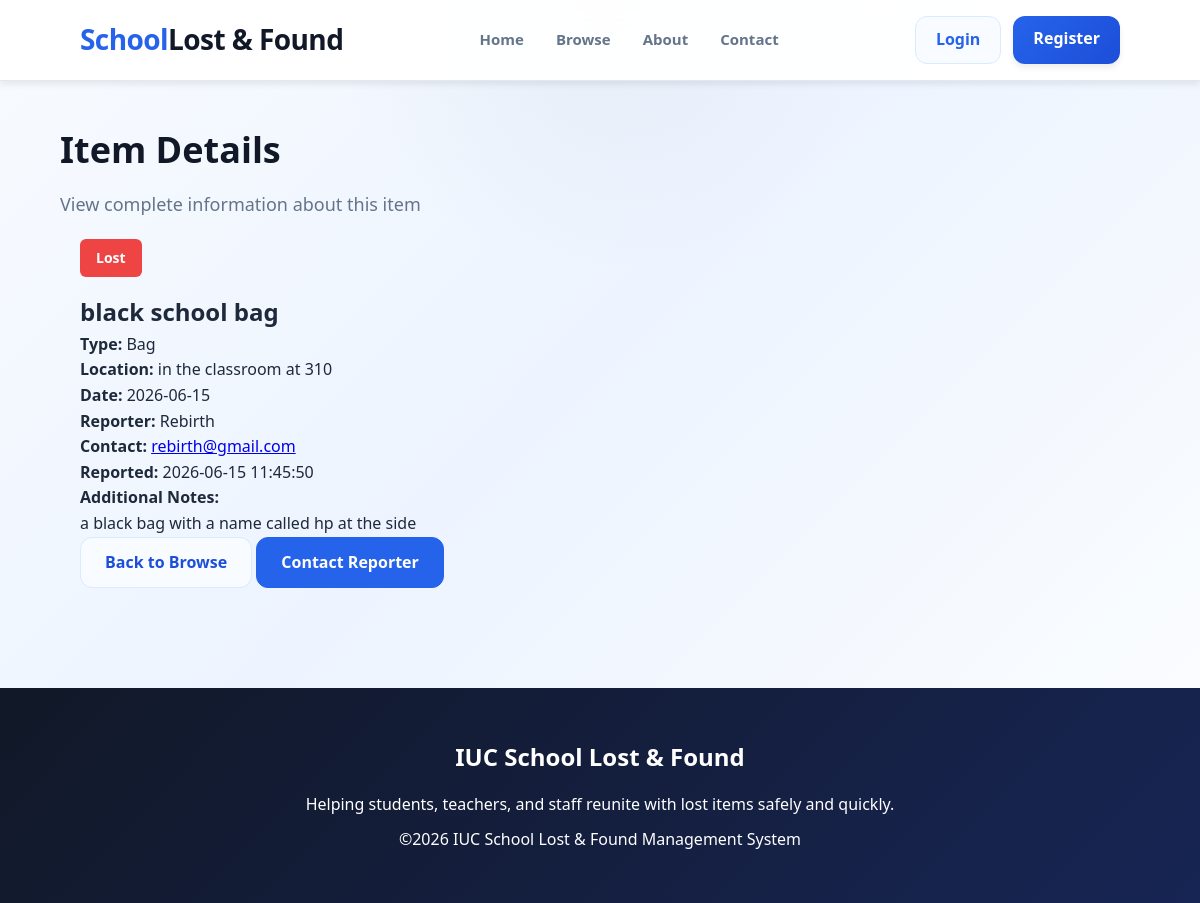
Page /item/1 on the committed database.
### tables this page shows
CREATE TABLE items (
        id INTEGER PRIMARY KEY AUTOINCREMENT,
        type TEXT NOT NULL,
        name TEXT NOT NULL,
        location TEXT NOT NULL,
        date TEXT NOT NULL,
        reporter TEXT,
        email TEXT,
        status TEXT NOT NULL,
        notes TEXT,
        created_at TEXT NOT NULL DEFAULT CURRENT_TIMESTAMP
    , user_id INTEGER, image TEXT);

### app.py (the view)
@app.route('/item/<int:item_id>')
def item_detail(item_id):
    conn = get_db_connection()
    item = conn.execute('SELECT * FROM items WHERE id = ?', (item_id,)).fetchone()
    conn.close()
    if item:
        return render_template('item-detail.html', item=item)
    else:
        flash('Item not found', 'error')
        return redirect(url_for('browse'))

### app.py (called while the page is built, shortened)
@app.context_processor
def inject_unread_messages():
    unread_messages = 0
    return dict(unread_messages=unread_messages)

def get_db_connection():
    conn = sqlite3.connect('database/lostfound.db')
    conn.row_factory = sqlite3.Row
    return conn

### templates/item-detail.html (shortened to what this page needs)
{% extends "base.html" %}
{% block content %}
<section class="container page-header">
    <h1>Item Details</h1>
    <p>View complete information about this item</p>
</section>
<section class="container detail-container">
    <div class="detail-card">
        <div class="detail-info">
            <span class="detail-badge" style="background: {{ '#ef4444' if item.status == 'Lost' else ('#10b981' if item.status == 'Found' else '#6b7280') }}; color: white; padding: 8px 16px; border-radius: 6px; display: inline-block; margin-bottom: 16px; font-size: 14px; font-weight: 600;">
                {{ item.status }}
            </span>
            <h2>{{ item.name }}</h2>
            <div class="detail-grid">
                <div class="detail-item">
                    <strong>Type:</strong>
                    <span>{{ item.type }}</span>
                </div>
                <div class="detail-item">
                    <strong>Location:</strong>
                    <span>{{ item.location }}</span>
                </div>
                <div class="detail-item">
                    <strong>Date:</strong>
                    <span>{{ item.date }}</span>
                </div>
                <div class="detail-item">
                    <strong>Reporter:</strong>
                    <span>{{ item.reporter }}</span>
                </div>
                {% if item.email %}
                <div class="detail-item">
                    <strong>Contact:</strong>
                    <span><a href="mailto:{{ item.email }}">{{ item.email }}</a></span>
                </div>
                {% endif %}
                <div class="detail-item">
                    <strong>Reported:</strong>
                    <span>{{ item.created_at }}</span>
                </div>
            </div>
            {% if item.notes %}
            <div class="detail-notes">
                <strong>Additional Notes:</strong>
                <p>{{ item.notes }}</p>
            </div>
            {% endif %}
            <div class="detail-actions">
                <a href="{{ url_for('browse') }}" class="btn-secondary">Back to Browse</a>
                {% if item.email %}
                <a href="mailto:{{ item.email }}" class="btn-primary">Contact Reporter</a>
                {% endif %}
            </div>
        </div>
    </div>
</section>
{% endblock %}

### static/css/style.css (style rules this page uses)
* { margin:0; padding:0; box-sizing:border-box; }
:root { --primary:#2563eb; --primary-deep:#1d4ed8; --primary-light:#3b82f6; --secondary:#10b981; --secondary-deep:#059669; --accent:#f59e0b; --danger:#ef4444; --navy:#111827; --surface:#ffffff; --surface-soft:#f8fbff; --surface-alt:#f1f5f9; --border:#e2e8f0; --border-light:#dbeafe; --text-primary:#1e293b; --text-secondary:#64748b; --text-muted:#94a3b8; --shadow-sm:0 1px 2px rgba(0,0,0,0.05); --shadow-md:0 4px 6px rgba(0,0,0,0.07); --shadow-lg:0 10px 15px rgba(0,0,0,0.1); --shadow-xl:0 20px 25px rgba(0,0,0,0.15); --radius-sm:8px; --radius-md:12px; --radius-lg:16px; --radius-xl:20px; }
body { font-family: 'Segoe UI', -apple-system, BlinkMacSystemFont, Arial, sans-serif; background: radial-gradient(circle at top, rgba(148,163,184,0.12), transparent 25%), linear-gradient(135deg, #f8fbff 0%, #edf4ff 45%, #fdfefe 100%); color:var(--text-primary); line-height:1.6; min-height:100vh; }
.container { width:90%; max-width:1200px; margin:auto; padding:0 20px; }
.primary-btn, .secondary-btn, .btn-primary, .btn-secondary { display:inline-flex; align-items:center; justify-content:center; border-radius:var(--radius-md); font-weight:600; transition:transform 0.2s ease, box-shadow 0.2s ease; text-decoration:none; padding:12px 24px; }
.page-header { padding:40px 0 20px; }
.page-header h1 { font-size:36px; margin-bottom:12px; color:var(--navy); }
.page-header p { color:var(--text-secondary); font-size:18px; }
.btn-primary, .btn-secondary { display:inline-block; border-radius:var(--radius-md); padding:12px 24px; text-decoration:none; font-weight:600; transition:all 0.3s ease; }
.btn-primary { background:var(--primary); color:#fff; border:1px solid var(--primary); }
.btn-secondary { background:var(--surface-soft); color:var(--primary-deep); border:1px solid var(--border-light); }

### rows in the picture
items: status "Lost", name "black school bag", type "Bag", location "in the classroom at 310", date "2026-06-15", reporter "Rebirth", email "rebirth@gmail.com", created_at "2026-06-15 11:45:50", notes "a black bag with a name called hp at the side"
